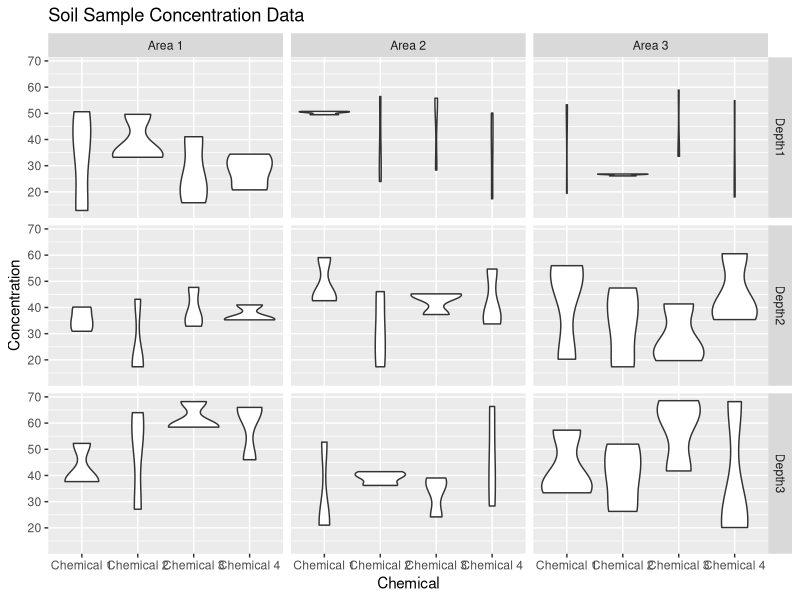

Recreate this plot in R.
#Here is an example of how you might create a violin plot in R of soil sample concentration data using ggplot2 for multiple chemicals grouped by exposure area and sample depth:
  
library(ggplot2)
library(tidyr)

# Create example data
data1 <- data.frame(
  Chemical = rep(paste0("Chemical ", 1:4), each = 9),
  ExposureArea = rep(paste0("Area ", 1:3), 12),
  Depth1 = runif(36, 10, 60),
  Depth2 = runif(36, 15, 65),
  Depth3 = runif(36, 20, 70)
)

# Reshape data from wide to long format
data_long1 <- pivot_longer(data1,
                          cols = starts_with("Depth"),
                          names_to = 'Depth',
                          values_to = 'Concentration')

# Create plot
ggplot(data_long1,aes(x=Chemical,y=Concentration)) +
  geom_violin() +
  facet_grid(Depth ~ ExposureArea) +
  labs(title="Soil Sample Concentration Data",
       #x="Chemical",
       y="Concentration")

#This code creates a violin plot using ggplot2 with the x-axis representing the exposure area and the y-axis representing the concentration. The plot is faceted by depth and chemical.

